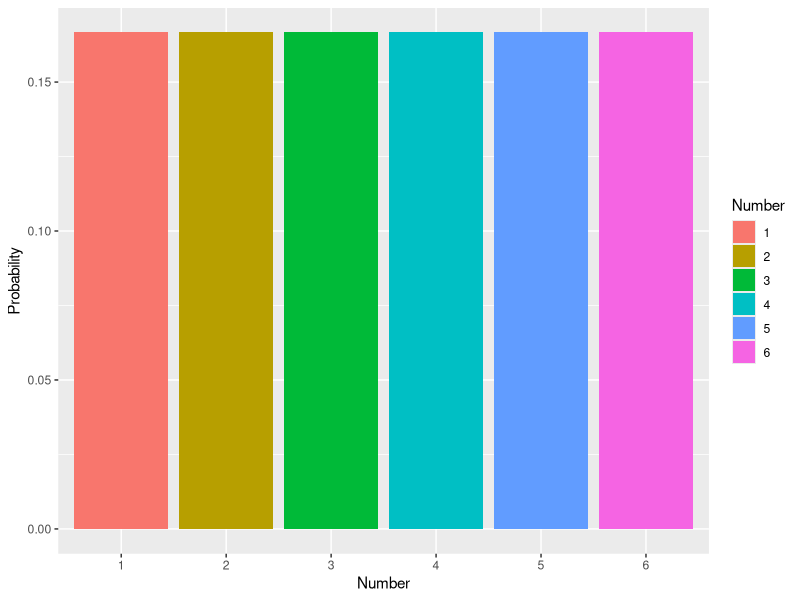
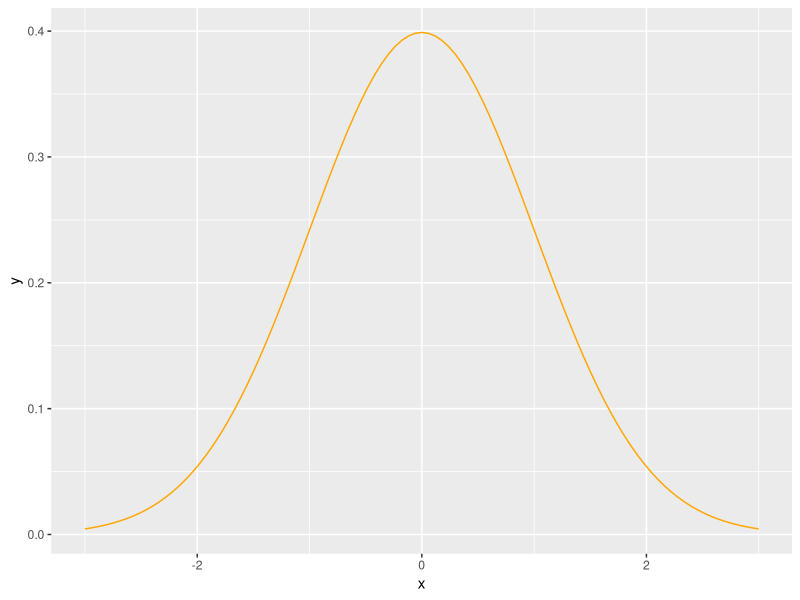

These charts were generated, in order, by the following R code:
## ---- chunk 1
die_roll <- data.frame(Number = 1:6, Probability = rep(1/6,6))
die_roll$Number <- factor(die_roll$Number)

library(ggplot2)
ggplot(die_roll, aes(x=Number, y= Probability, fill=Number)) +
  geom_col() 
## ---- chunk 2
ggplot(data = data.frame(x = c(-3, 3)), aes(x)) +
  stat_function(fun = dnorm, n = 101, args = list(mean = 0, sd = 1), color = "orange")+
  labs()
